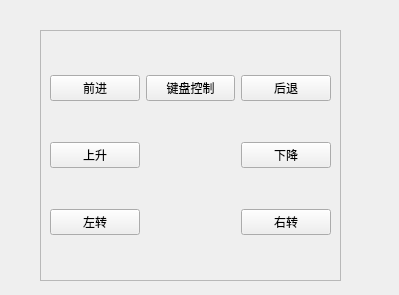
<?xml version="1.0" encoding="UTF-8"?>
<ui version="4.0">
 <class>ControlWindow</class>
 <widget class="QWidget" name="ControlWindow">
  <property name="geometry">
   <rect>
    <x>0</x>
    <y>0</y>
    <width>399</width>
    <height>295</height>
   </rect>
  </property>
  <property name="windowTitle">
   <string>Form</string>
  </property>
  <widget class="QFrame" name="frame_2">
   <property name="geometry">
    <rect>
     <x>40</x>
     <y>30</y>
     <width>301</width>
     <height>251</height>
    </rect>
   </property>
   <property name="frameShape">
    <enum>QFrame::StyledPanel</enum>
   </property>
   <property name="frameShadow">
    <enum>QFrame::Raised</enum>
   </property>
   <layout class="QGridLayout" name="gridLayout">
    <item row="0" column="0">
     <widget class="QPushButton" name="forwardButton">
      <property name="text">
       <string>前进</string>
      </property>
     </widget>
    </item>
    <item row="2" column="2">
     <widget class="QPushButton" name="turnRButton">
      <property name="text">
       <string>右转</string>
      </property>
     </widget>
    </item>
    <item row="1" column="2">
     <widget class="QPushButton" name="downButton">
      <property name="text">
       <string>下降</string>
      </property>
     </widget>
    </item>
    <item row="2" column="0">
     <widget class="QPushButton" name="turnLButton">
      <property name="text">
       <string>左转</string>
      </property>
     </widget>
    </item>
    <item row="0" column="2">
     <widget class="QPushButton" name="backwardButton">
      <property name="text">
       <string>后退</string>
      </property>
     </widget>
    </item>
    <item row="1" column="0">
     <widget class="QPushButton" name="upButton">
      <property name="text">
       <string>上升</string>
      </property>
     </widget>
    </item>
    <item row="0" column="1">
     <widget class="QPushButton" name="KeyboardCtrl">
      <property name="text">
       <string>键盘控制</string>
      </property>
     </widget>
    </item>
   </layout>
  </widget>
 </widget>
 <resources/>
 <connections/>
</ui>
